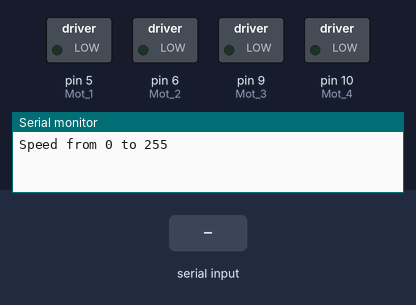
Bench run of a sketch on a simulated Arduino Uno, built with avr-gcc and run on an emulated ATmega328P. On the bench: switched loads named in the sketch (green lamp = pin HIGH), the last lines printed to the serial monitor. Inputs (shaded band) come from the test bench.

Above: at 1.2 s.
1.3 s: "90,45\n" received over Serial
At 1.7 s:
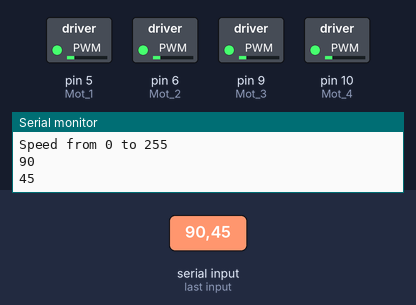
3.8 s: "30,150\n" received over Serial
At 4.6 s:
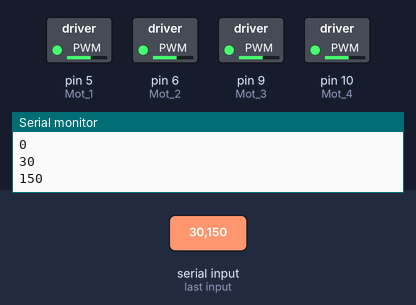
6.3 s: "200\n" received over Serial
At 6.7 s:
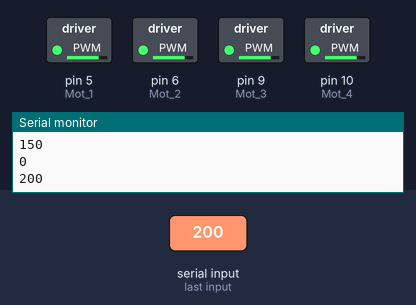
Timing chart, 0 to 9.3 s (numbered marks = the images above; inputs shaded):
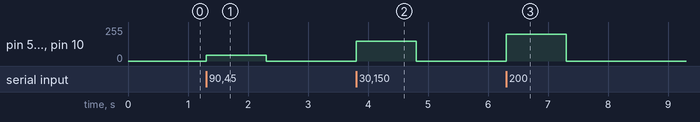

Measured:
- after the input at 1.3 s, pin 5 (Mot_1), pin 6 (Mot_2), pin 9 (Mot_3), pin 10 (Mot_4): 0/255 → 45/255 at once, → 0/255 1.0 s later
- after the input at 3.8 s, pin 5 (Mot_1), pin 6 (Mot_2), pin 9 (Mot_3), pin 10 (Mot_4): 0/255 → 150/255 at once, → 0/255 1.0 s later
- after the input at 6.3 s, pin 5 (Mot_1), pin 6 (Mot_2), pin 9 (Mot_3), pin 10 (Mot_4): 0/255 → 200/255 at once, → 0/255 1.0 s later

The sketch:

_16_Drone_Motor_Cont_by_Serial.ino
```cpp
const int Mot_1 = 5;       // motor 핀 설정
const int Mot_2 = 6;
const int Mot_3 = 9;
const int Mot_4 = 10;

int val=0;

void setup()
{
  Serial.begin(9600);

  while(! Serial);

  Serial.println("Speed from 0 to 255");
}

void loop()
{
  if (Serial.available() > 0)
  {
    val = Serial.parseInt();   // 시리얼 통신에서 숫자로 받기
    Serial.println(val);
  }

  if (val >= 0 && val <= 255)   // PWM 범위 0~255 구간 값만 사용
  {
  analogWrite(Mot_1, val);     // 시리얼 입력에 따른 모터 회전속도 변화
  analogWrite(Mot_2, val);
  analogWrite(Mot_3, val);
  analogWrite(Mot_4, val);
  }
}
```
